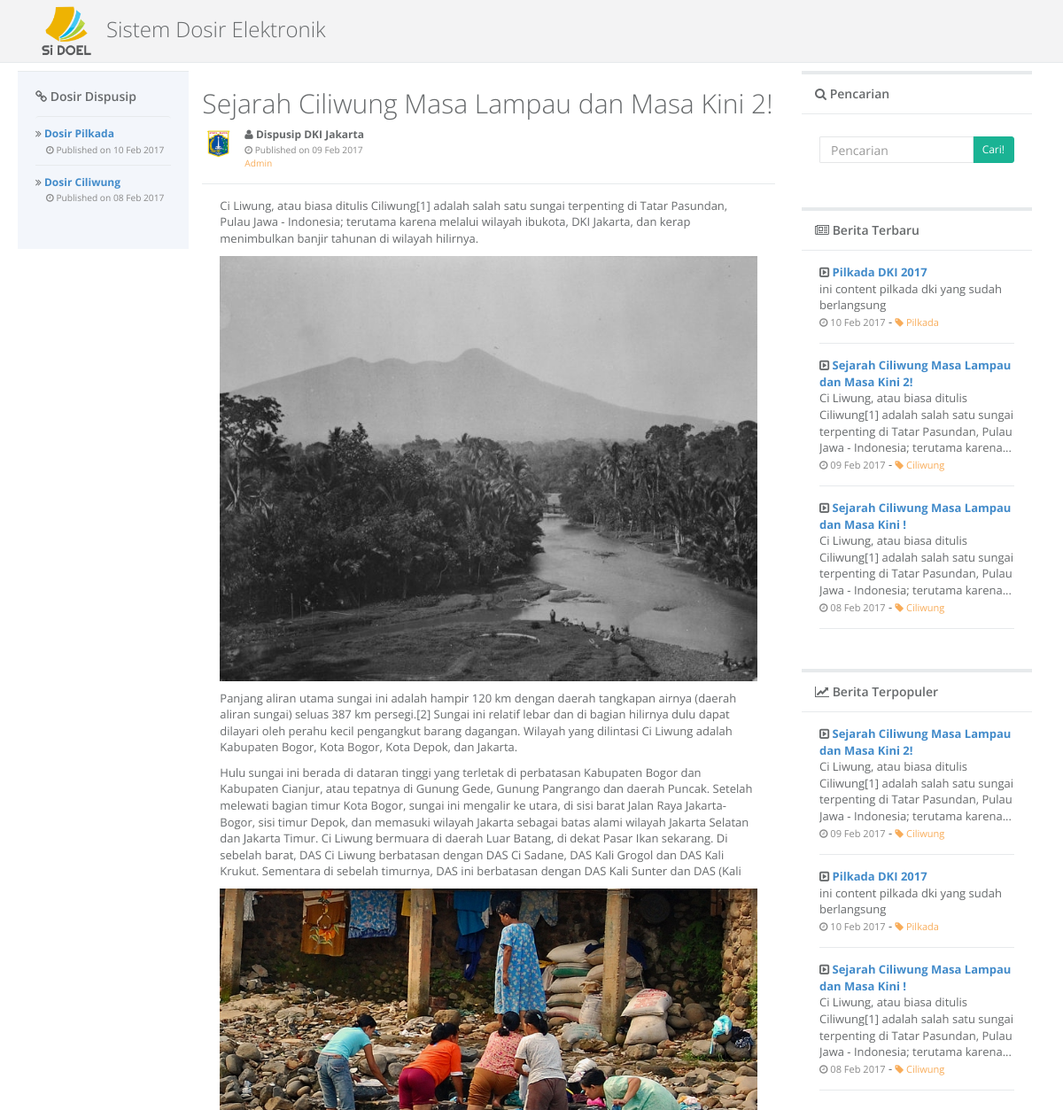
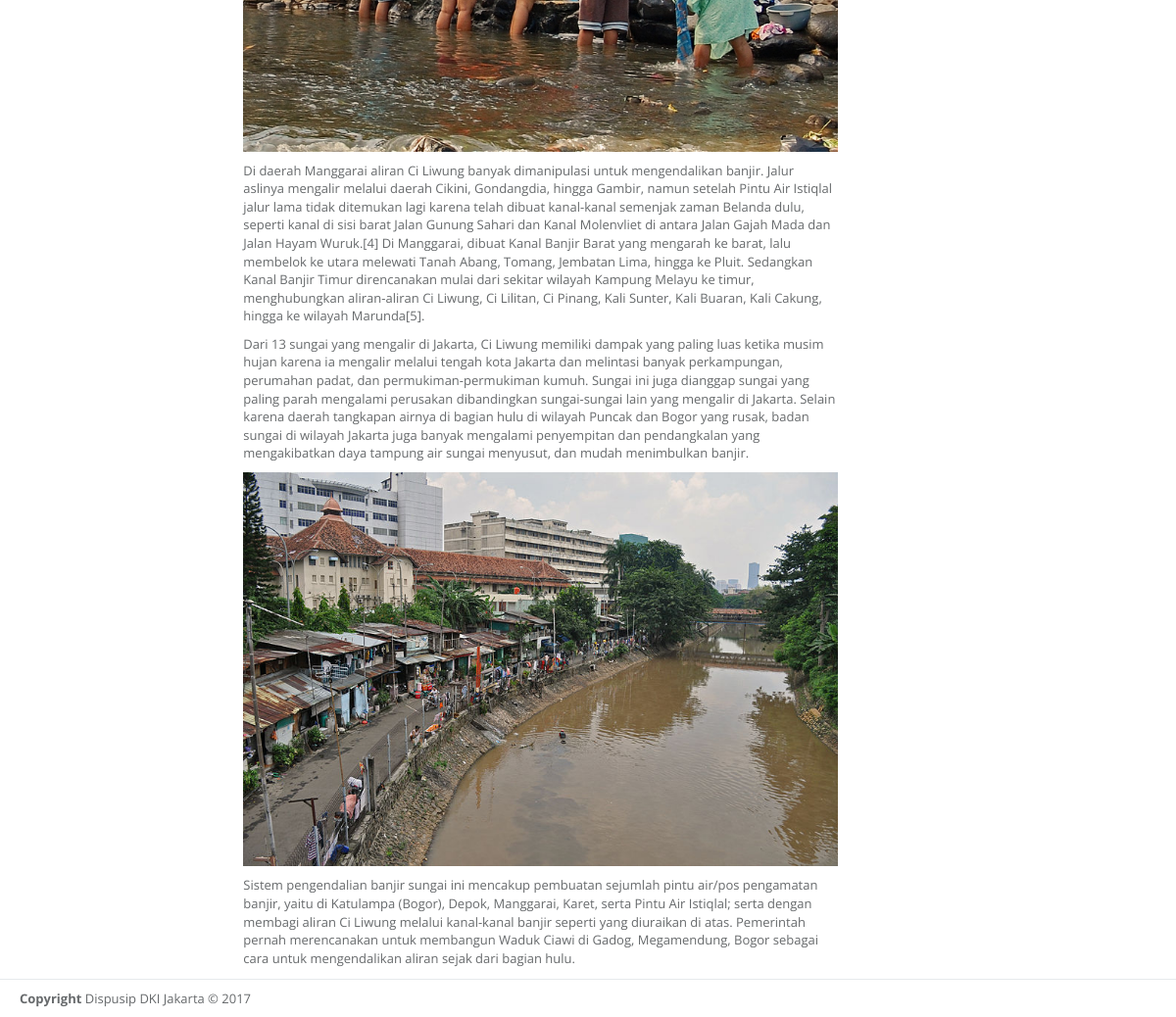
The page /?p=detail&id=2 on the database its author committed (2 pictures, top to bottom).
### tables this page shows
CREATE TABLE `tbl_artikel` (
  `sid` varchar(36) NOT NULL,
  `tanggal` date NOT NULL,
  `judul` varchar(100) NOT NULL,
  `author` varchar(100) NOT NULL,
  `isi` text NOT NULL,
  `category` varchar(50) NOT NULL,
  `cover` varchar(50) NOT NULL,
  `viewed` int(5) NOT NULL
);

### config/configuration.php (called while the page is built, shortened)
<?php
    function get_tanggal($tanggal) {
        $day = date('d', strtotime($tanggal));
        $year = date('Y', strtotime($tanggal));
        $month = date('M', strtotime($tanggal));
        $monthList = array(
            "Jan" => "Jan",
            "Feb" => "Feb",
            "Mar" => "Mar",
            "Apr" => "Apr",
            "May" => "Mei",
            "Jun" => "Jun",
            "Jul" => "Jul",
            "Aug" => "Ags",
            "Sep" => "Sep",
            "Oct" => "Okt",
            "Nov" => "Nov",
            "Dec" => "Des"
        );
        return $day." ".$monthList[$month]." ".$year;
    }
    function trim_text($input, $length, $ellipses = true, $strip_html = true) {
        if ($strip_html) {
            $input = strip_tags($input);
        }
        if (strlen($input) <= $length) {
            return $input;
        }
        $last_space = strrpos(substr($input, 0, $length), ' ');
        $trimmed_text = substr($input, 0, $last_space);
        if ($ellipses) {
            $trimmed_text .= '...';
        }
        return $trimmed_text;
    }
?>

### form/templates/container_right.php (the view)
<div class="row">
    <div class="col-lg-12">
        <div class="ibox float-e-margins">
            <div class="ibox-title">
                <h5><i class="fa fa-search"></i> Pencarian</h5>
            </div>
            <div class="ibox-content">
                <div class="search-form">
                    <form action="" method="post">
                        <div class="input-group">
                            <input type="text" placeholder="Pencarian" name="txt_search" value="<?php echo $txtSearch;?>" class="input-sm form-control">
                            <span class="input-group-btn">
                            <button type="submit" class="btn btn-sm btn-primary" name="searching"> Cari!</button> </span>
                        </div>
                    </form>
                </div>
            </div>
        </div>
    </div>
    <div class="col-lg-12">
        <div class="ibox float-e-margins">
            <div class="ibox-title">
                <h5><i class="fa fa-newspaper-o"></i> Berita Terbaru</h5>
            </div>
            <div class="ibox-content">
                <div class="feed-activity-list">
                <?php
                    $sql = mysqli_query($conn, "SELECT * FROM tbl_artikel order by tanggal desc LIMIT 5");
                    while($arr = mysqli_fetch_array($sql)) {
                ?>
                    <div class="feed-element">
                        <div>
                            <i class="fa fa-caret-square-o-right"></i>
                            <strong><a href="?p=detail&id=<?php echo $arr['sid'];?>"><?php echo $arr['judul']?></a></strong>
                            <div><?php echo trim_text(htmlspecialchars_decode($arr['isi']), 150);?></div>
                            <small class="text-muted"><i class="fa fa-clock-o"></i> <?php echo get_tanggal($arr['tanggal'])?></small> -
                            <small class="text-warning"><a href="?p=category-detail&category=<?php echo $arr['category']?>" class="text-warning"><i class="fa fa-tag"></i> <?php echo $arr['category']?></a></small>
                        </div>
                    </div>
                    <?php } ?>
                </div>
            </div>
        </div>
    </div>
    <div class="col-lg-12">
        <div class="ibox float-e-margins">
            <div class="ibox-title">
                <h5><i class="fa fa-line-chart"></i> Berita Terpopuler</h5>
            </div>
            <div class="ibox-content">
                <div class="feed-activity-list">
                <?php
                    $sql = mysqli_query($conn, "SELECT * FROM tbl_artikel order by viewed desc LIMIT 5");
                    while($arr = mysqli_fetch_array($sql)) {
                ?>
                    <div class="feed-element">
                        <div>
                            <i class="fa fa-caret-square-o-right"></i>
                            <strong><a href="?p=detail&id=<?php echo $arr['sid'];?>"><?php echo $arr['judul']?></a></strong>
                            <div><?php echo trim_text(htmlspecialchars_decode($arr['isi']), 150);?></div>
                            <small class="text-muted"><i class="fa fa-clock-o"></i> <?php echo get_tanggal($arr['tanggal'])?></small> -
                            <small class="text-warning"><a href="?p=category-detail&category=<?php echo $arr['category']?>" class="text-warning"><i class="fa fa-tag"></i> <?php echo $arr['category']?></a></small>
                        </div>
                    </div>
                    <?php } ?>
                </div>
            </div>
        </div>
    </div>
</div>

### form/templates/container_left.php
<h4><i class="fa fa-link"></i> Dosir Dispusip</h4>
<ul class="list-group clear-list m-t">
	<?php
	    $sql = mysqli_query($conn, "SELECT * FROM tbl_artikel group by category order by viewed desc, tanggal desc, judul desc LIMIT 15");
	    while($arr = mysqli_fetch_array($sql)) {
	?>
     <li class="list-group-item">
        <div class="dropdown-messages-box">
            <div class="media-body">
                <i class="fa fa-angle-double-right"></i>
                <strong> <a href="?p=dosir-detail&dosir=<?php echo $arr['category'];?>">Dosir <?php echo $arr['category']; ?> </a></strong><br>
                &emsp;<small class="text-muted"><i class="fa fa-clock-o"></i> Published on <?php echo get_tanggal($arr['tanggal'])?></small>
            </div>
        </div>
    <?php } ?>
    </li>
</ul>

### form/public/artikel_detail.php (shortened to what this page needs)
<?php
    $page = $_GET['id'];
    if (isset($page)) {
    $sql = mysqli_query($conn, "SELECT * FROM tbl_artikel where sid = '$page' LIMIT 1");
    $arr = mysqli_fetch_array($sql);
?>
<div class="feed-element">
    <h1><?php echo htmlspecialchars_decode($arr['judul']);?></h1>
    <a href="#" class="pull-left">
        <img alt="image" class="img-circle" src="images/avatar-bpad.jpg">
    </a>
    <div class="media-body ">
        <i class="fa fa-user"></i>
        <strong>Dispusip DKI Jakarta</strong><br>
        <small class="text-muted"> <i class="fa fa-clock-o"></i> Published on <?php echo get_tanggal($arr['tanggal'])?></small><br />
        <small class="pull-left text-warning">Admin</small>
    </div>
</div>
<div class="ibox-content">
    <?php echo htmlspecialchars_decode($arr['isi']);?>
</div>
<?php } else {include("form/templates/404.php");} ?>

### css/default.css (style rules this page uses)
body { padding-top: 60px; }

### rows shown on the page
tbl_artikel: category "Pilkada", tanggal "10 Feb 2017", judul "Pilkada DKI 2017", isi "ini content pilkada dki yang sudah berlangsung"
tbl_artikel: category "Ciliwung", tanggal "08 Feb 2017", judul "Sejarah Ciliwung Masa Lampau dan Masa Kini !", isi "Ci Liwung, atau biasa ditulis Ciliwung[1] adalah salah satu sungai terpenting di Tatar Pasundan, Pulau Jawa - Indonesia; terutama karena..."
tbl_artikel: judul "Sejarah Ciliwung Masa Lampau dan Masa Kini 2!", tanggal "09 Feb 2017", isi "Ci Liwung, atau biasa ditulis Ciliwung[1] adalah salah satu sungai terpenting di Tatar Pasundan, Pulau Jawa - Indonesia; terutama karena melalui wilayah ibukota, DKI Jakarta, dan kerap menimbulkan banjir tahunan di wilayah hilirnya. Panjang aliran utama sungai ini adalah hampir 120 km dengan daerah tangkapan airnya (daerah aliran sungai) seluas 387 km persegi.[2] Sungai ini relatif lebar dan di bagian hilirnya dulu dapat dilayari oleh perahu kecil pengangkut barang dagangan. Wilayah yang dilintasi Ci Liwung adalah Kabupaten Bogor, Kota Bogor, Kota Depok, dan Jakarta. Hulu sungai ini berada di dataran tinggi yang terletak di perbatasan Kabupaten Bogor dan Kabupaten Cianjur, atau tepatnya di…", isi (picture), isi "Ci Liwung, atau biasa ditulis Ciliwung[1] adalah salah satu sungai terpenting di Tatar Pasundan, Pulau Jawa - Indonesia; terutama karena...", category "Ciliwung"
